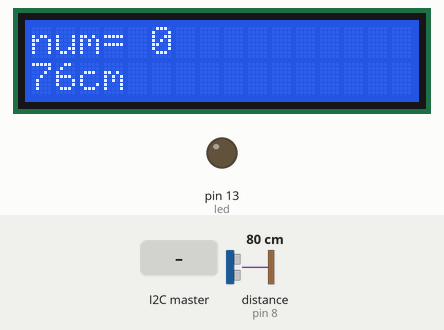
Recording of a sketch running on a simulated Arduino Uno, built with avr-gcc and run on an emulated ATmega328P. On the bench: 16×2 character LCD, output pins drawn as LEDs (lit = HIGH). Wiring (inferred from the names in the program): ultrasonic range finder: trigger pin 7; echo pin 8. The test bench sets the inputs (shaded band); at power-on: distance to the obstacle (sensor on pin 8) 80 cm. The echo pulse lasts 58.3 µs per cm; pins used as bus, display or sensor lines are not drawn.

Above: at 1.2 s.
1.3 s: the I2C master sends the byte 1
At 2.0 s:
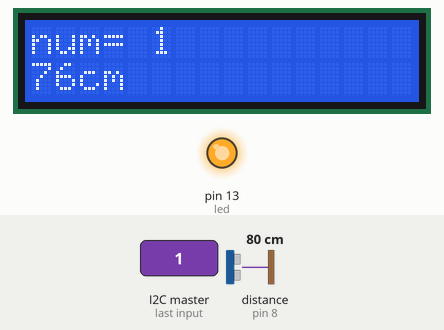
2.8 s: distance to the obstacle (sensor on pin 8) set to 2 cm
At 4.0 s:
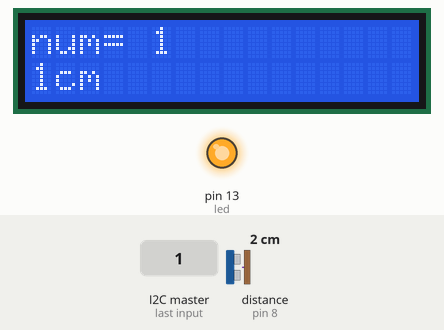
4.3 s: the I2C master sends the byte 0
At 5.5 s:
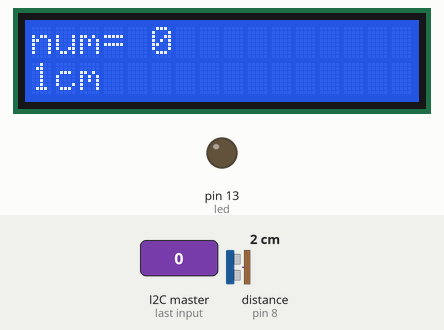
5.8 s: distance to the obstacle (sensor on pin 8) set to 4 cm
At 6.8 s:
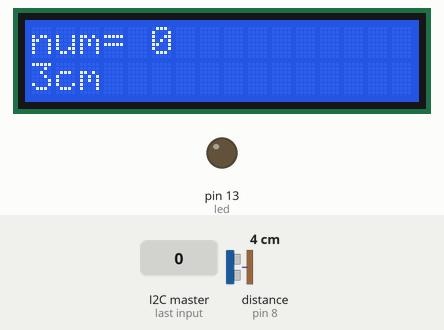
7.3 s: distance to the obstacle (sensor on pin 8) set to 9 cm
At 8.3 s:
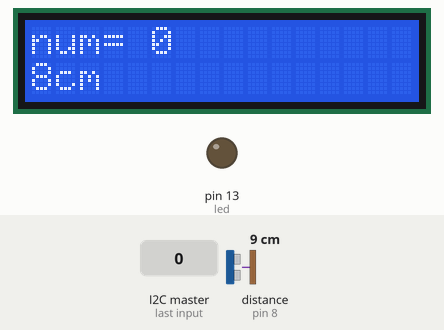
Timing chart, 0 to 9.8 s (numbered marks = the images above; inputs shaded):
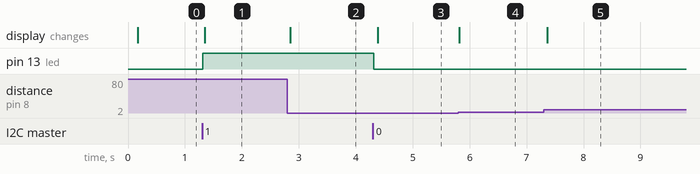

The sketch:

i2c_slave.ino
```cpp
#include <Wire.h>
#include <LiquidCrystal.h>

#define SLAVE_ADDRESS 0x04
int number = 0;

//Led que indica la recepcion de un dato.
int led = 13;

//Pines para ultrasonido.
int trig = 7;
int echo = 8;

//var para guardar la ditancia
int distance;

// initialize the library with the numbers of the interface pins
LiquidCrystal lcd(12, 11, 5, 4, 1, 0);

void setup() {
  //Conf. pines del sensor ultrasonido
  pinMode(trig, OUTPUT);
  pinMode(echo, INPUT);
  pinMode(led, OUTPUT);

  // set up the LCD's number of columns and rows:
  lcd.begin(16, 2);

  // initialize i2c as slave
  Wire.begin(SLAVE_ADDRESS);

  // define callbacks for i2c communication
  Wire.onReceive(receiveData);
  Wire.onRequest(sendData);

}

void loop() {
  delay(100);
  sonar();
  lcd.setCursor(0, 0);
  lcd.print("num= ");
  lcd.print(number);
}

// callback for received data
void receiveData(int byteCount) {

  while (Wire.available()) {
    number = Wire.read();

    if (number == 1) {
      digitalWrite(led, HIGH); // set the LED on
    }
    else {
      digitalWrite(led, LOW); // set the LED off
    }
  }
}

// callback for sending data
void sendData() {
  Wire.write(distance);
}

void sonar() {
  //Disparo de 15uSeg
  digitalWrite(trig, HIGH);
  delayMicroseconds(15);
  digitalWrite(trig, LOW);

  //medimos el pulso de entrada
  distance = pulseIn(echo, HIGH);
  lcd.setCursor(0, 1);
  distance = distance * 0.01657; //Convertimos el tiempo en distancia cm
  if (distance < 500) {
    lcd.print(distance);
    lcd.print("cm   ");
  }
  else {
    lcd.print("         ");
  }
}
```

Measured:
- after the input at 1.3 s, pin 13 (led): LOW → HIGH at once; the display: changes after 0.05 s (image 1)
- after the input at 2.8 s, the display: changes after 0.05 s (image 2)
- after the input at 4.3 s, pin 13 (led): HIGH → LOW at once; the display: changes after 0.09 s (image 3)
- after the input at 5.8 s, the display: changes at once (image 4)
- after the input at 7.3 s, the display: changes after 0.06 s (image 5)
